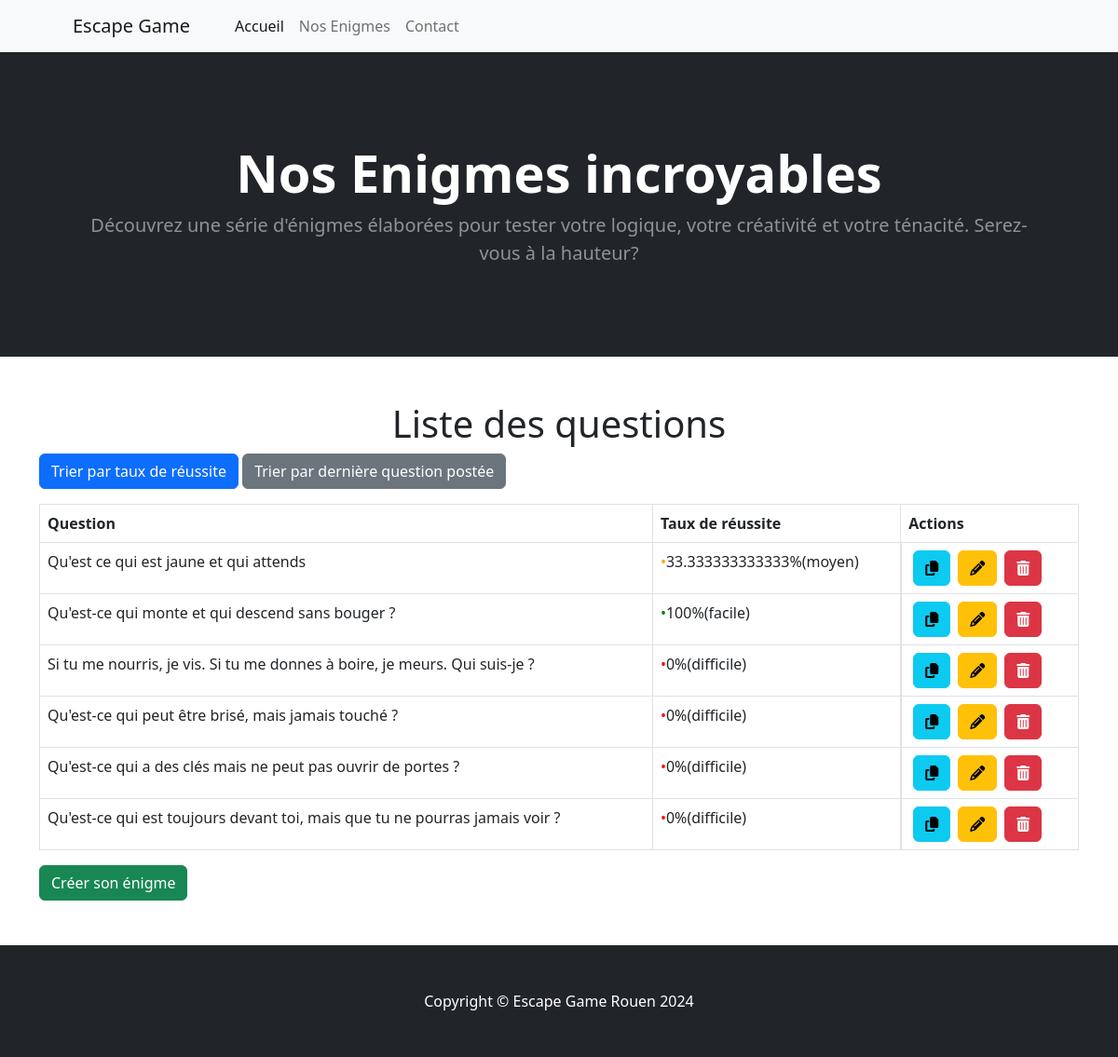
/?page=list&layout=html, run on the app's committed database.
### tables this page shows
CREATE TABLE `questions` (
  `id` int(11) NOT NULL AUTO_INCREMENT,
  `question` varchar(500) NOT NULL,
  `expected_answer` varchar(500) NOT NULL,
  `success_message` varchar(500) DEFAULT NULL,
  `failure_message` varchar(500) DEFAULT NULL,
  `success_count` int(11) NOT NULL DEFAULT 0,
  `total_answers` int(11) NOT NULL DEFAULT 0,
  PRIMARY KEY (`id`)
);

### src/Controller/Database.php (called while the page is built, shortened)
<?php
    class Database{
        protected $connexion;
        private $host;
        private $username;
        private $password;
        private $port;
        private $db_name;
        private function loadConfig($db_name = null) {
            $config = file_get_contents('./configs/database.json');
            $config = json_decode($config, true);
            $this->db_name = $config['db_name'];
            $this->host = $config['host'];
            $this->port = $config['port'];
            $this->username = $config['user'];
            $this->password = $config['password'];
        }
        private function connect() : bool {
            try {
                $connexion = new PDO("mysql:host=$this->host;port=$this->port;dbname=$this->db_name;charset=utf8mb4", $this->username, $this->password);
                $connexion->setAttribute(PDO::ATTR_ERRMODE, PDO::ERRMODE_EXCEPTION);
                $this->connexion = $connexion;
                return true;
            } catch (PDOException $e) {
                die("Erreur connexion à la BDD" . $e->getMessage());
                return false;
            }
        }
        public function getConnexion() {
            return $this->connexion;
        }
}

### src/Controller/QuestionController.php (called while the page is built, shortened)
<?php
class QuestionController {
    protected $database;
    public function __construct(Database $database) {
        $this->database = $database;
    }
    function calculateSuccessPercentage($id){
        $stmt = $this->database->getConnexion()->prepare("SELECT success_count, total_answers FROM questions WHERE id=?");
        $stmt->execute([$id]);
        $question = $stmt->fetch();
        if ($question['total_answers'] > 0) {
            return ($question['success_count'] / $question['total_answers']) * 100;
        } else {
            return 0;
        }
    }
    function getQuestions() {
        $stmt = $this->database->getConnexion()->prepare("SELECT * FROM questions");
        $stmt->execute();
        return $stmt->fetchAll();
  }
}

### templates/includes/page/list.page.php (the view, shortened to what this page needs)
<?php
$database = new Database();
$questionController = new QuestionController($database);
$questions = $questionController->getQuestions();
foreach ($questions as $key => $question) {
    $percentage = $questionController->calculateSuccessPercentage($question['id']);
    $questions[$key]['success_rate'] = $percentage;
}
?>
<body>
<header class="bg-dark py-5">
    <div class="container px-4 px-lg-5 my-5">
    <div class="text-center text-white"> <h1 class="display-4 fw-bolder">Nos Enigmes incroyables</h1> <p class="lead fw-normal text-white-50 mb-0">Découvrez une série d'énigmes élaborées pour tester votre logique, votre créativité et votre ténacité. Serez-vous à la hauteur?</p> </div>
    </div>
  </header>
  <section class="container py-5">
    <div>
    <h1 class="text-center">Liste des questions</h1>
</div>
<form method="get">
    <button class="btn btn-primary" type="submit" name="sort" value="success_rate">Trier par taux de réussite</button>
    <button class="btn btn-secondary" type="submit" name="sort" value="id">Trier par dernière question postée</button>
</form>
<table class="table table-bordered w-100 my-3">
        <thead>
            <tr>
                <th>Question</th>
                <th>Taux de réussite</th>
                <th>Actions</th>
            </tr>
        </thead>
        <tbody>
    <?php foreach($questions as $question): ?>
        <tr>
            <td><?php echo $question['question']; ?></td>
            <td>
                <?php
                $percentage = $questionController->calculateSuccessPercentage($question['id']);
                $difficulty = '';
                $color = '';
                if($percentage <= 10) {
                    $difficulty = 'difficile';
                    $color = 'red';
                } elseif ($percentage <= 50) {
                    $difficulty = 'moyen';
                    $color = 'orange';
                } else {
                    $difficulty = 'facile';
                    $color = 'green';
                }
                echo '<span style="color:'.$color.';">•</span>' . $percentage . '%' . '('.$difficulty.')';
                ?>
            </td>
            <td class="d-flex flex-row text-end">
            <button class="btn btn-info mx-1" id="copyButton<?php echo $question['id']; ?>" onclick="copyToClipboard('<?php echo $question['id']; ?>')"><i class="fa fa-copy"></i></button>
            <a class="btn btn-warning mx-1" href="./?page=answer&layout=html&id=<?php echo $question['id']; ?>"><i class="fa fa-pencil"></i></a>
            <form method="post" class="mx-1">
                <button class="btn btn-danger" type="submit"><i class="fa fa-trash"></i></button>
            </form>
            </td>
        </tr>
    <?php endforeach; ?>
</tbody>
    </table>
    <a href="./?page=enigme&layout=html" class="btn btn-success" role="button" aria-pressed="true">Créer son énigme</a>
</section>

### index.php (shortened to what this page needs)
<?php
require_once './src/toolkit.php';
if (isset($_GET["page"])) {
    if (!fromPage($_GET['page'])) {
        fromPage('404');
    }
}
$pageContent = [
    "html" => ob_get_clean(),
];
if (isset($_GET["layout"])) {
    if (file_exists("./templates/layouts/" . $_GET["layout"] . ".layout.php")) {
        include "./templates/layouts/" . $_GET["layout"] . ".layout.php";
    } else {
        include './templates/includes/page/404.page.php';
    }
} else {
    include './templates/layouts/html.layout.php';
}
?>

### src/toolkit.php (shortened to what this page needs)
<?php
function fromPage($name){
    if(file_exists("./templates/includes/page/". $name . ".page.php")){
        include "./templates/includes/page/". $name . ".page.php";
        return true;
    } else {
        return false;
    }
}
function fromInc($name){
    if(file_exists("./templates/includes/elements/". $name . ".inc.php")){
        include "./templates/includes/elements/". $name . ".inc.php";
    }else{
        echo "Le fichier ".$name.".inc.php n'a pas été trouvé.";
        return false;
    }
}

### templates/includes/elements/html_header.inc.php (shortened to what this page needs)
<!doctype html>
<html lang="fr">
<head>
  <link rel="stylesheet" href="styles/css/bootstrap.css">
</head>

### templates/includes/elements/menu.inc.php (shortened to what this page needs)
<nav class="navbar navbar-expand-lg navbar-light bg-light">
    <div class="container px-4 px-lg-5">
        <a class="navbar-brand" href="./?page=accueil&layout=html">Escape Game</a>
        <div class="collapse navbar-collapse" id="navbarSupportedContent">
            <ul class="navbar-nav me-auto mb-2 mb-lg-0 ms-lg-4">
                <li class="nav-item"><a class="nav-link active" aria-current="page" href="./?page=accueil&layout=html">Accueil</a></li>
                <li class="nav-item"><a class="nav-link" href="./?page=list&layout=html">Nos Enigmes</a></li>
                <li class="nav-item"><a class="nav-link" href="./?page=contact&layout=html">Contact</a></li>
            </ul>
        </div>
    </div>
</nav>

### templates/layouts/html.layout.php
<?php
include_once './templates/includes/elements/html_header.inc.php';
fromInc("menu");
echo $pageContent['html'];
include_once './templates/includes/elements/html_footer.inc.php';

### templates/includes/elements/html_footer.inc.php (shortened to what this page needs)
<footer class="py-5 bg-dark">
    <div class="container"><p class="m-0 text-center text-white">Copyright &copy; Escape Game Rouen 2024</p></div>
</footer>
</body>
</html>

### data on the page
questions: question "Qu'est ce qui est jaune et qui attends", percentage "33.333333333333", difficulty "moyen"
questions: question "Qu'est-ce qui monte et qui descend sans bouger ?", percentage "100", difficulty "facile"
questions: question "Si tu me nourris, je vis. Si tu me donnes à boire, je meurs. Qui suis-je ?", percentage "0", difficulty "difficile"
questions: question "Qu'est-ce qui peut être brisé, mais jamais touché ?", percentage "0", difficulty "difficile"
questions: question "Qu'est-ce qui a des clés mais ne peut pas ouvrir de portes ?", percentage "0", difficulty "difficile"
questions: question "Qu'est-ce qui est toujours devant toi, mais que tu ne pourras jamais voir ?", percentage "0", difficulty "difficile"
